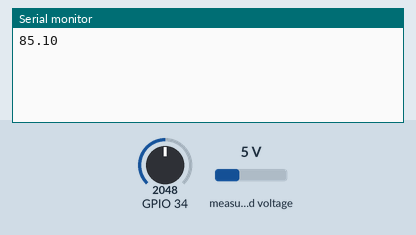
The sketch below on a simulated ESP32. Shown: the last lines printed to the serial monitor. Inputs (shaded band) come from the test bench; at power-on: measured voltage 5 V, GPIO 34 = 2048.

Above: at 2.2 s.
2.3 s: measured voltage set to 0.3 V
At 3.3 s:
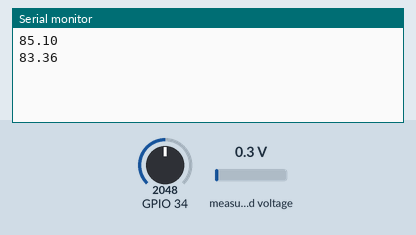
3.8 s: measured voltage set to 3.8 V
At 5.1 s:
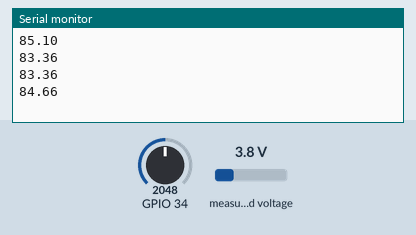
Timing chart, 0 to 6.8 s (numbered marks = the images above; inputs shaded):
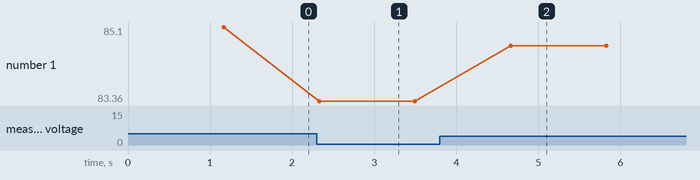

The sketch:

dcoffset.ino
```cpp
#include "ZMPT101B.h"
ZMPT101B voltageSensor(34);
float dcOffsetSamples = 0;

float analogBuffer[400];

float ADCScale = 4095.0;
float Vref = 5.0;
float sensitivity = 0.00527;

void setup() {
  // put your setup code here, to run once:
  delay (1000);
  Serial.begin (115200);
  pinMode (34, INPUT);
}

void loop() {
  // put your main code here, to run repeatedly:
 //Serial.println ("Removing DC Offset...");
 // delay (100);

  float accum = 0;

  for (int i=0; i<400; i++)
  {
    accum += analogRead (34);
    delayMicroseconds(250);
  }

  dcOffsetSamples = accum/400;
  voltageSensor.setZeroPoint(dcOffsetSamples);
  voltageSensor.setSensitivity (sensitivity);
  //float dcOffsetVolts = dcOffsetSamples * Vref/ADCScale;
  //Serial.println (dcOffsetVolts);
  //Serial.print (String(dcOffsetSamples) + "     ");
  float vrms = voltageSensor.getVoltageAC(50);

  Serial.println (vrms*0.37);
  delay(1000);


}
```

Measured:
- after the input at 2.3 s, the serial monitor: prints a new line at once (image 1)
- after the input at 3.8 s, the serial monitor: prints a new line after 0.86 s (image 2)
- plotted number 1: 85.1 → 83.36 after the input at 2.3 s, 83.36 → 84.66 after the input at 3.8 s
